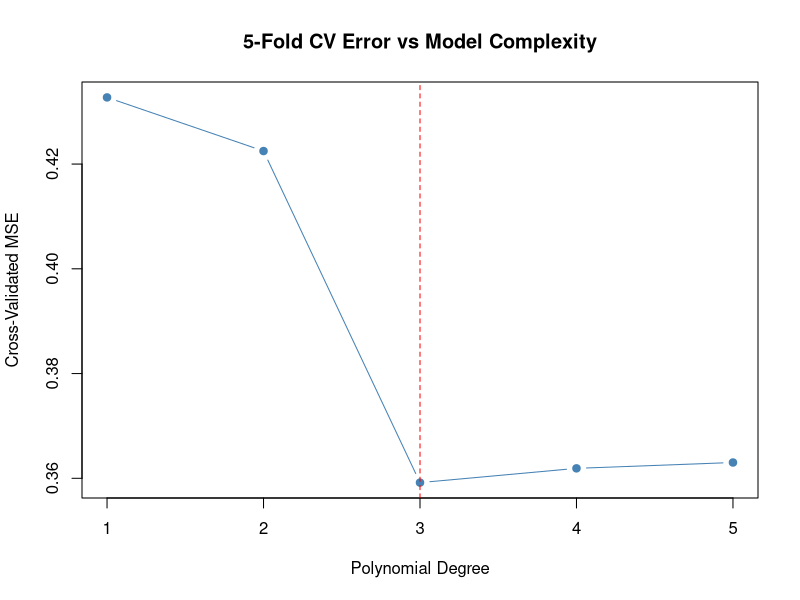
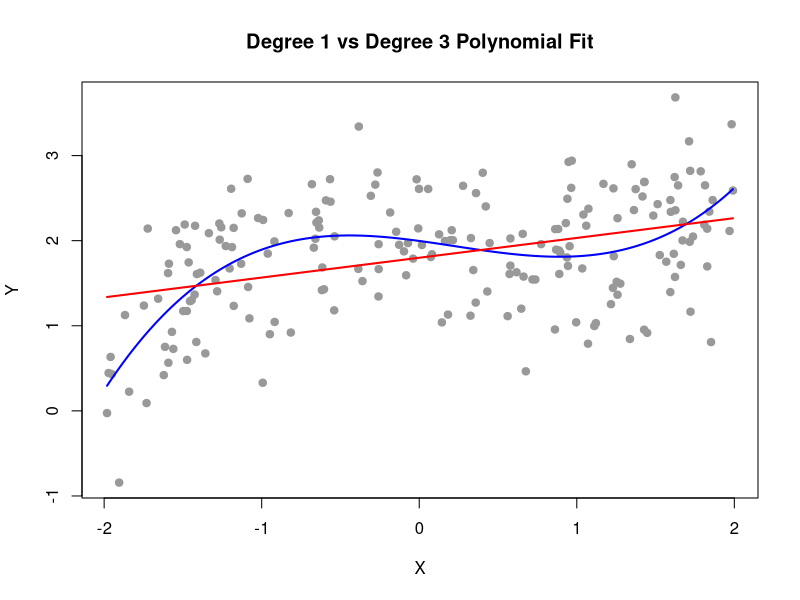

Generate these figures, in order, with R:

library(foreach)

# functions I need

Kfoldsplit <- function(n_obs, K){
  
  # number of observations per window
  window <- n_obs %/% K
  
  origin <- sample(1:n_obs, n_obs, replace = F)
  indexes <- matrix(origin, nrow=K, ncol =window, byrow=T)
  
  # in R to return we just type in the thingy we wanna return
  indexes
  
}

PolyCV <- function(data, folds, polyNom, is_median = F){
  
  n.folds <- dim(folds)[1]
  
  MSE <- foreach(fold = 1:n.folds, .combine = c) %do% {
    
    train_ind <- c( folds[-fold, ])
    val_ind <- c(folds[fold, ])
    
    train.data <- data[train_ind, ]
    test.data <- data[val_ind, ]
    
    model <- lm(Y ~ poly(X, polyNom, raw =TRUE), data = train.data)
    
    #get the MSE of the model
    MSE <- mean( (test.data$Y - predict(model, newdata = test.data))^2)
    
    
    
  }
  
  # get mean of the entire model as a whole
  ifelse(is_median, median(MSE), mean(MSE))
}

# Question 1 --------------------------------------------------------------


# WE may now begin conduction of the test

TutData <- read.csv("data/TutWk7Data.csv")

n_observations <- nrow(TutData)

# set the seed
set.seed(2026)

polynomials <- c(1:5)
sets <- Kfoldsplit(n_observations, 5)
MSE_ALL_K <- foreach(polynomial = polynomials, .combine = c) %do% {
  
  PolyCV(data = TutData, folds = sets, polyNom = polynomial )
  
  
}

plot(seq(5), MSE_ALL_K, type = "b", pch = 19, col = "steelblue", xlab = "Polynomial Degree", ylab = "Cross-Validated MSE", main = "5-Fold CV Error vs Model Complexity", xaxt = "n")

axis(1, at = 1:5, labels = 1:5)
# vertical line highlighting the best model
abline(v = which.min(MSE_ALL_K), lty = 2, col = "red")


# Question 2 --------------------------------------------------------------



worstModel <-lm(Y ~ poly(X,1, raw =TRUE), data = TutData)

bestModel <- lm(Y ~ poly(X,3, raw =TRUE), data = TutData)

# data i will use for the predictions
feats <- data.frame(X = TutData$X)

# Worst model, with degree 1 -- Too simple
predWorst <- predict(worstModel, feats)

errorWorst <- mean( (TutData$Y - predWorst)^2)


# Best model, with degree 3 -- balanced
predBest <- predict(bestModel, feats)

errorBest <- mean( (TutData$Y - predBest)^2)

# 2.2
x_grid <- seq(min(TutData$X), max(TutData$X), length=500)
new_data <- data.frame(X = x_grid)  

bestLine <- predict(bestModel, newdata = new_data)
worstLine <- predict(worstModel, newdata = new_data)

plot(TutData$X, TutData$Y, pch  = 19, col = "grey60", xlab = "X", ylab = "Y", main = "Degree 1 vs Degree 3 Polynomial Fit")

lines(x_grid, bestLine, col = 'blue', lwd = 2)
lines(x_grid, worstLine, col = 'red', lwd =2)
